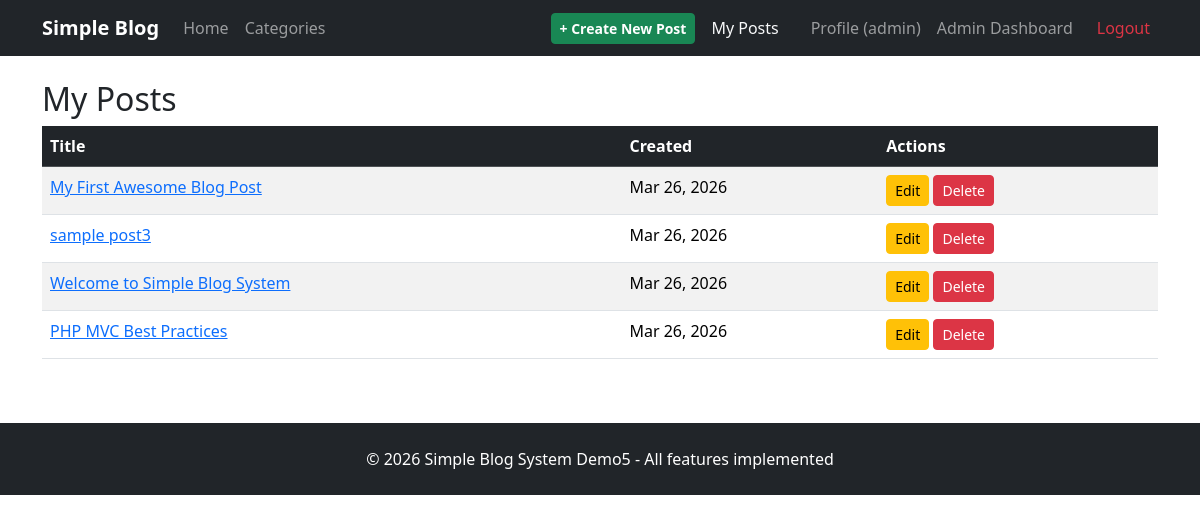
The page /PHP01/Projects/Project_1_Simple_Blog_System/demo5/index.php?controller=post&action=myPosts (signed in) on the database its author committed.
### tables this page shows
CREATE TABLE `posts` (
  `id` int(11) NOT NULL,
  `title` varchar(255) NOT NULL,
  `content` text NOT NULL,
  `featured_image` varchar(255) DEFAULT NULL,
  `user_id` int(11) NOT NULL,
  `status` enum('draft','published') DEFAULT 'published',
  `created_at` timestamp NOT NULL DEFAULT current_timestamp(),
  `updated_at` timestamp NOT NULL DEFAULT current_timestamp() ON UPDATE current_timestamp()
);

### controllers/PostController.php (called while the page is built, shortened)
<?php
class PostController {
    public function myPosts() {
        $userId = $_SESSION["user_id"];
        global $pdo;
        $stmt = $pdo->prepare("SELECT p.*, u.username FROM posts p
                               JOIN users u ON p.user_id = u.id
                               WHERE p.user_id = ?
                               ORDER BY p.created_at DESC");
        $stmt->execute([$userId]);
        $posts = $stmt->fetchAll();
        require "views/posts/my-posts.php";
    }
}
?>

### views/posts/my-posts.php (the view)
<?php require "views/layouts/header.php"; ?>
<h2>My Posts</h2>
<?php if (empty($posts)): ?>
    <div class="alert alert-info">You haven't created any posts yet.</div>
    <a href="<?php echo BASE_URL; ?>index.php?controller=post&action=create" class="btn btn-success">Create Your First Post</a>
<?php else: ?>
    <div class="table-responsive">
        <table class="table table-striped table-hover">
            <thead class="table-dark">
                <tr>
                    <th>Title</th>
                    <th>Created</th>
                    <th>Actions</th>
                </tr>
            </thead>
            <tbody>
                <?php foreach ($posts as $post): ?>
                <tr>
                    <td>
                        <a href="<?php echo BASE_URL; ?>index.php?controller=post&action=show&id=<?php echo $post['id']; ?>">
                            <?php echo htmlspecialchars($post['title']); ?>
                        </a>
                    </td>
                    <td><?php echo date('M d, Y', strtotime($post['created_at'])); ?></td>
                    <td>
                        <a href="<?php echo BASE_URL; ?>index.php?controller=post&action=edit&id=<?php echo $post['id']; ?>"
                           class="btn btn-warning btn-sm">Edit</a>
                        <a href="<?php echo BASE_URL; ?>index.php?controller=post&action=delete&id=<?php echo $post['id']; ?>"
                           class="btn btn-danger btn-sm"
                           onclick="return confirm('Are you sure you want to delete this post?');">Delete</a>
                    </td>
                </tr>
                <?php endforeach; ?>
            </tbody>
        </table>
    </div>
<?php endif; ?>
<?php require "views/layouts/footer.php"; ?>

### rows shown on the page
posts: title "My First Awesome Blog Post", created_at "Mar 26, 2026"
posts: title "sample post3", created_at "Mar 26, 2026"
posts: title "Welcome to Simple Blog System", created_at "Mar 26, 2026"
posts: title "PHP MVC Best Practices", created_at "Mar 26, 2026"

### other values the page prints
$_SESSION["username"] "admin"
